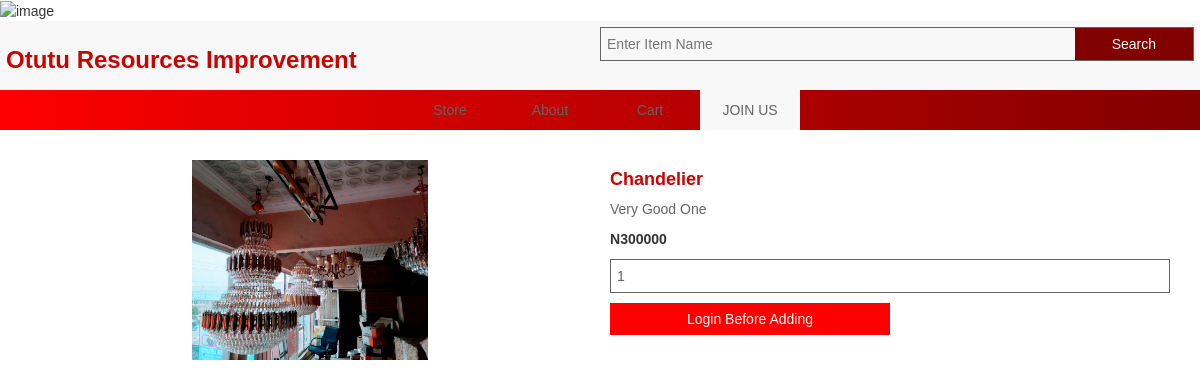
The page /tocart/2/ on the database its author committed.
### store/models.py (models this page shows, shortened)
class Items(models.Model):
    name = models.CharField(max_length=150)
    out_number = models.TextField()
    but_price = models.IntegerField(default=0)
    selling_price = models.IntegerField(default=0.0)
    des = models.TextField()
    image = models.FileField(upload_to='image')
    quantity = models.IntegerField()
    is_avaliable = models.BooleanField(default=True)

### store/views.py (the view, shortened to what this page needs)
# urls.py: path('tocart/<str:pk>/', views.tocart, name='tocart'),
def tocart(request, pk):
    user = request.user
    item = Items.objects.get(id=pk)
    context = {
        "item":item,
    }
    return render(request, 'tocart.html', context)

### template/tocart.html (shortened to what this page needs)
{% extends 'extend/shop-base.html' %}
{% load static %}
{% block content %}
<div class="store">
    <div class="store-card">
        <div>
            <img src="{{item.image.url}}" alt="image">
        </div>
    </div>
    <div class="store-card">
        <form action="" method="post" enctype="multipart/form-data">
            <div>
                <h4>{{item.name}}</h4>
                <p>
                    {{item.des}}
                </p>
            </div>
            <div class="">
                <strong>N{{item.selling_price}}</strong>
            </div>
            <div class="cart-action">
                <input type="number" value="1" name="quantity">
            </div>
            <div class="cart-action">
                {% if request.user.is_authenticated %}
                <button>top cart</button>
                {% else %}
                <a href="{% url 'login' %}"> login before adding</a>
                {% endif %}
            </div>
        </form>
    </div>
</div>
{% endblock %}

### static/css.css (style rules this page uses)
* { padding: 0px; margin: 0px; box-sizing: border-box; font-family: 'bell MT', bell 'Gill Sans', 'Gill Sans MT', Calibri, 'Trebuchet MS', sans-serif; font-family: sans-serif; }
:root { --bg: rgb(255, 0, 0); --bg2: rgb(129, 0, 0); --bg3: rgb(248, 248, 248); --text: rgb(100, 100, 100); --text2: #000000; --title: rgb(201, 2, 2); --sucess: rgb(0, 210, 221); --info: rgb(255, 109, 109); }
.store { display: flex; flex-wrap: wrap; padding: 20px; }
.store-card { width: 50%; padding: 10px; }
.store-card img { width: 100%; height: 200px; object-fit: contain; }
.store-card h4 { color: var(--title); font-weight: bold; text-transform: capitalize; width: auto; }
.store-card p { color: var(--text); font-weight: lighter; text-transform: capitalize; width: 100%; }
.cart-action { display: flex; }
.cart-action a { width: 50%; color: var(--bg3); background-color: var(--bg); padding: 6px; text-align: center; text-transform: capitalize; }
.cart-action input { width: 100%; color: var(--text); padding: 6px; text-transform: capitalize; border: 1px solid var(--text); outline: none; margin: 10px 0px; }

### rows shown on the page
Items: image (picture), name "Chandelier", des "Very Good One", selling_price "300000"
